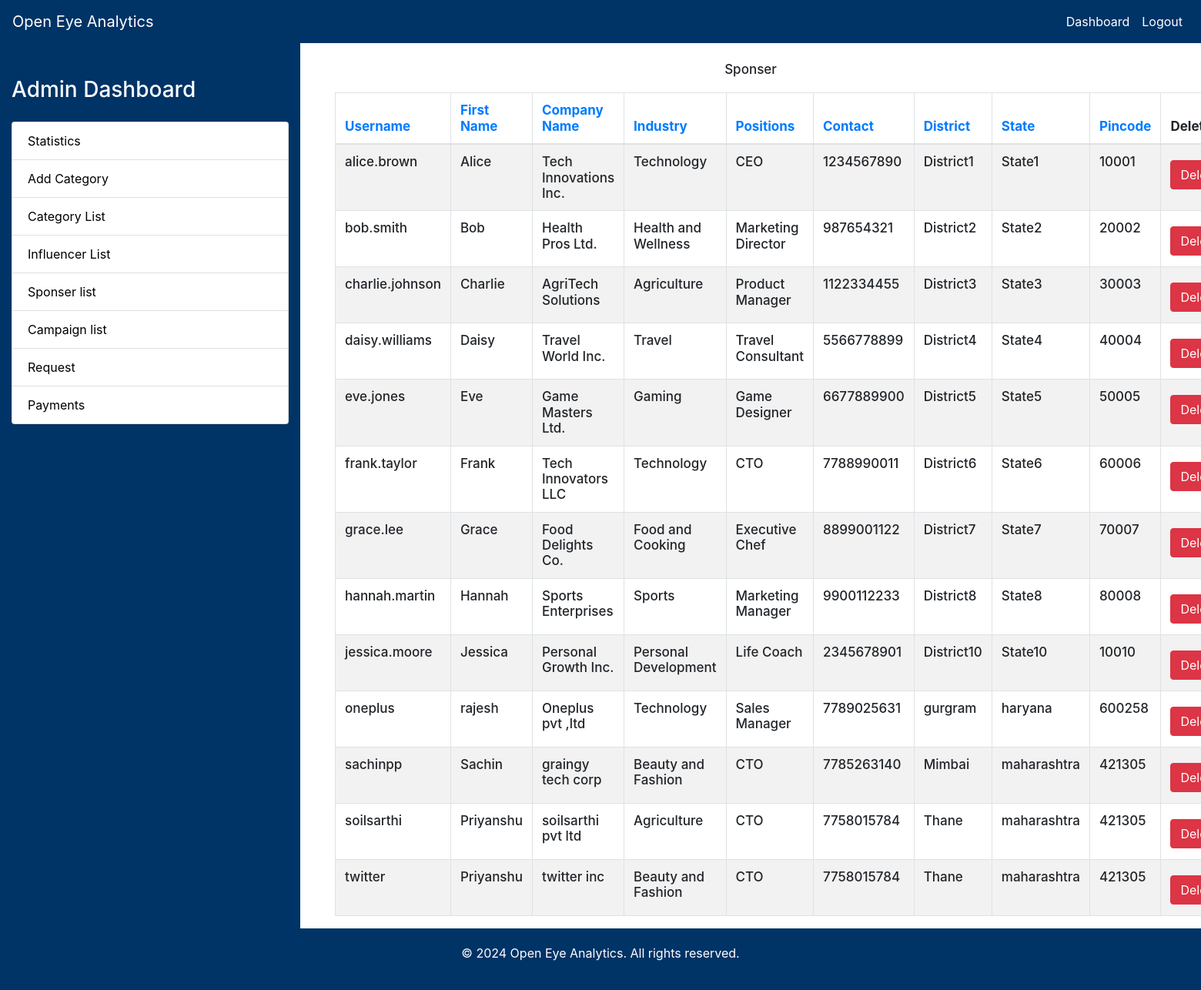
Page /oeanalytics/admin/dashboard/sponser/username on the committed database.
### app.py (models this page shows)
class Sponsor(db.Model):
    username = db.Column(db.String, primary_key=True)
    password = db.Column(db.String, nullable=False)
    address = db.Column(db.String, nullable=False)
    contact = db.Column(db.String, nullable=False)
    district = db.Column(db.String, nullable=False)
    state = db.Column(db.String, nullable=False)
    pincode = db.Column(db.Integer, nullable=False)
    first_name = db.Column(db.String, nullable=False)
    last_name = db.Column(db.String, nullable=False)
    company_name = db.Column(db.String, nullable=False)
    industry = db.Column(db.String, nullable=False)
    positions = db.Column(db.String, nullable=False)
    bio = db.Column(db.String, nullable=False)
    flag = db.Column(db.Integer, nullable=False)
    wallet = db.Column(db.Integer, nullable=False)

### app.py (the view)
@app.route('/oeanalytics/admin/dashboard/sponser/<column>', methods=['POST', 'GET'])
def filter_sponser(column):
    if not hasattr(Sponsor, column):
        flash(f"Column {column} does not exist in the Campaign table.",'danger')
        sponsers = Sponsor.query.all()
        return render_template('admin_dashboard.html',template ='admin_sponser.html',sponsers=sponsers)
    column = getattr(Sponsor, column)
    sorted_sponsors = db.session.query(Sponsor).order_by(column).all()
    return render_template('admin_dashboard.html',template ='admin_sponser.html',sponsers=sorted_sponsors)

### templates/admin_dashboard.html (shortened to what this page needs)
<!DOCTYPE html>
<html lang="en">
<head>
    <link href="https://stackpath.bootstrapcdn.com/bootstrap/4.5.2/css/bootstrap.min.css" rel="stylesheet">
</head>
<body>
    <nav class="navbar navbar-expand-lg navbar-dark">
        <a class="navbar-brand" href="#">Open Eye Analytics</a>
        <div class="collapse navbar-collapse" id="navbarNav">
            <ul class="navbar-nav ml-auto">
                <li class="nav-item">
                    <a class="nav-link" href="sponsor_dashboard.html">Dashboard</a>
                </li>
                <li class="nav-item">
                    <a class="nav-link" href="{{ url_for('oeanalytics') }}">Logout</a>
                </li>
            </ul>
        </div>
    </nav>
    <div class="main-content">
        <div class="sidebar col-md-3">
            <h3 class="mt-4 mb-4">Admin Dashboard</h3>
            <ul class="list-group">
                <a class="list-group-item" href="{{ url_for('statistics') }}" >Statistics</a>
                <a class="list-group-item" href="{{ url_for('adminfunc', template='addcategory.html') }}">Add Category</a>
                <a class="list-group-item" href="{{ url_for('adminfunc', template='category.html') }}">Category List</a>
                <a class="list-group-item" href="{{ url_for('filter',column='username') }}"> Influencer List</a>
                <a class="list-group-item" href="{{ url_for('filter_sponser',column='username') }}"> Sponser list</a>
                <a class="list-group-item" href="{{ url_for('filter_campaigns',column='campaignid') }}"> Campaign list</a>
                <a class="list-group-item" href="{{ url_for('filter_request',column='request_id') }}"> Request </a>
                <a class="list-group-item" href="{{ url_for('filter_payments',column='id') }}" >Payments</a>
            </ul>
        </div>
        <div class="col-md-9">
            <div class="container">
                <div class="row mt-4">
                    <div class="col">
                        <h1>{% include template %}</h1>
                    </div>
                </div>
            </div>
        </div>
    </div>
    <div class="footer">
        <p>&copy; 2024 Open Eye Analytics. All rights reserved.</p>
    </div>
</body>
</html>

### templates/admin_sponser.html (shortened to what this page needs)
<!DOCTYPE html>
<html lang="en">
<head>
    <link href="https://stackpath.bootstrapcdn.com/bootstrap/4.5.2/css/bootstrap.min.css" rel="stylesheet">
</head>
<body>
    <div class="container">
        <h1 class="text-center" style="font-size: 17px;">Sponser</h1>
        <table class="table table-striped table-bordered">
            <thead>
                <tr>
                    <th style="font-size: 17px;">
                        <a href="{{ url_for('filter_sponser',column='username') }}">Username</a>
                    </th>
                    <th style="font-size: 17px;">
                        <a href="{{ url_for('filter_sponser',column='first_name') }}">First Name</a>
                    </th>
                    <th style="font-size: 17px;">
                        <a href="{{ url_for('filter_sponser',column='company_name') }}">Company Name</a>
                    </th>
                    <th style="font-size: 17px;">
                        <a href="{{ url_for('filter_sponser',column='industry') }}">Industry</a>
                    </th>
                    <th style="font-size: 17px;">
                        <a href="{{ url_for('filter_sponser',column='positions') }}">Positions</a>
                    </th>
                    <th style="font-size: 17px;">
                        <a href="{{ url_for('filter_sponser',column='contact') }}">Contact</a>
                    </th>
                    <th style="font-size: 17px;">
                        <a href="{{ url_for('filter_sponser',column='district') }}">District</a>
                    </th>
                    <th style="font-size: 17px;">
                        <a href="{{ url_for('filter_sponser',column='state') }}">State</a>
                    </th>
                    <th style="font-size: 17px;">
                        <a href="{{ url_for('filter_sponser',column='pincode') }}">Pincode</a>
                    </th>
                    <th style="font-size: 17px;">Delete</th>
                </tr>
            </thead>
            <tbody>
                {% for sponser in sponsers %}
                <tr>
                    <td style="font-size: 17px;">{{ sponser.username }}</td>
                    <td style="font-size: 17px;">{{ sponser.first_name }}</td>
                    <td style="font-size: 17px;">{{ sponser.company_name }}</td>
                    <td style="font-size: 17px;">{{ sponser.industry }}</td>
                    <td style="font-size: 17px;">{{ sponser.positions }}</td>
                    <td style="font-size: 17px;">{{ sponser.contact }}</td>
                    <td style="font-size: 17px;">{{ sponser.district }}</td>
                    <td style="font-size: 17px;">{{ sponser.state }}</td>
                    <td style="font-size: 17px;">{{ sponser.pincode }}</td>
                    <td>
                        <a href="{{ url_for('admin_sponser_delete', username=sponser.username) }}" class="btn btn-danger">Delete</a>
                    </td>
                </tr>
                {% endfor %}
            </tbody>
        </table>
    </div>
</body>
</html>

### templates/admin_dashboard.html (style rules this page uses)
body, html { height: 100%; margin: 0; }
.main-content { display: flex; flex-direction: row; min-height: 100vh; }
.sidebar { background-color: #003366; color: #ffffff; padding: 20px; }
.sidebar a { color: black; text-decoration: none; }
.footer { background-color: #003366; color: #ffffff; text-align: center; padding: 20px; }
.navbar { background-color: #003366; }
.navbar-brand, .nav-link { color: #ffffff !important; }

### templates/admin_sponser.html (style rules this page uses)
.table { margin-top: 20px; }

### rows in the picture
Sponsor: username "alice.brown", first_name "Alice", company_name "Tech Innovations Inc.", industry "Technology", positions "CEO", contact "1234567890", district "District1", state "State1", pincode "10001"
Sponsor: username "bob.smith", first_name "Bob", company_name "Health Pros Ltd.", industry "Health and Wellness", positions "Marketing Director", contact "987654321", district "District2", state "State2", pincode "20002"
Sponsor: username "charlie.johnson", first_name "Charlie", company_name "AgriTech Solutions", industry "Agriculture", positions "Product Manager", contact "1122334455", district "District3", state "State3", pincode "30003"
Sponsor: username "daisy.williams", first_name "Daisy", company_name "Travel World Inc.", industry "Travel", positions "Travel Consultant", contact "5566778899", district "District4", state "State4", pincode "40004"
Sponsor: username "eve.jones", first_name "Eve", company_name "Game Masters Ltd.", industry "Gaming", positions "Game Designer", contact "6677889900", district "District5", state "State5", pincode "50005"
Sponsor: username "frank.taylor", first_name "Frank", company_name "Tech Innovators LLC", industry "Technology", positions "CTO", contact "7788990011", district "District6", state "State6", pincode "60006"
Sponsor: username "grace.lee", first_name "Grace", company_name "Food Delights Co.", industry "Food and Cooking", positions "Executive Chef", contact "8899001122", district "District7", state "State7", pincode "70007"
Sponsor: username "hannah.martin", first_name "Hannah", company_name "Sports Enterprises", industry "Sports", positions "Marketing Manager", contact "9900112233", district "District8", state "State8", pincode "80008"
Sponsor: username "jessica.moore", first_name "Jessica", company_name "Personal Growth Inc.", industry "Personal Development", positions "Life Coach", contact "2345678901", district "District10", state "State10", pincode "10010"
Sponsor: username "oneplus", first_name "rajesh", company_name "Oneplus pvt ,ltd", industry "Technology", positions "Sales Manager", contact "7789025631", district "gurgram", state "haryana", pincode "600258"
Sponsor: username "sachinpp", first_name "Sachin", company_name "graingy tech corp", industry "Beauty and Fashion", positions "CTO", contact "7785263140", district "Mimbai", state "maharashtra", pincode "421305"
Sponsor: username "soilsarthi", first_name "Priyanshu", company_name "soilsarthi pvt ltd", industry "Agriculture", positions "CTO", contact "7758015784", district "Thane", state "maharashtra", pincode "421305"
Sponsor: username "twitter", first_name "Priyanshu", company_name "twitter inc", industry "Beauty and Fashion", positions "CTO", contact "7758015784", district "Thane", state "maharashtra", pincode "421305"
